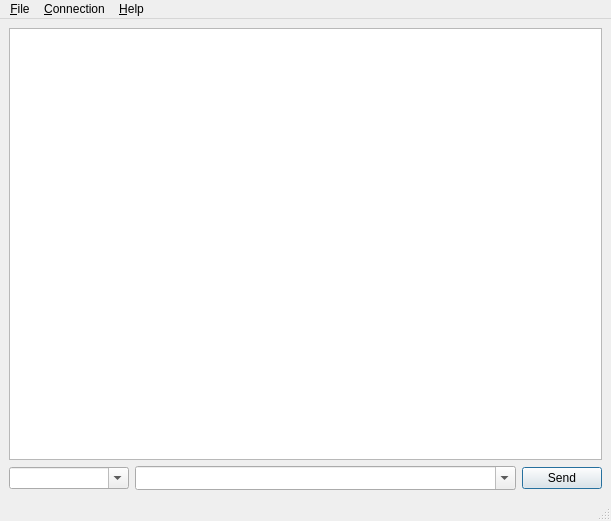
<?xml version="1.0" encoding="UTF-8"?>
<ui version="4.0">
 <class>DcpTermWin</class>
 <widget class="QMainWindow" name="DcpTermWin">
  <property name="geometry">
   <rect>
    <x>0</x>
    <y>0</y>
    <width>611</width>
    <height>521</height>
   </rect>
  </property>
  <property name="windowTitle">
   <string>DCP Terminal</string>
  </property>
  <widget class="QWidget" name="centralwidget">
   <layout class="QVBoxLayout" name="verticalLayout">
    <item>
     <widget class="QPlainTextEdit" name="textOutput">
      <property name="font">
       <font>
        <family>Monospace</family>
       </font>
      </property>
      <property name="contextMenuPolicy">
       <enum>Qt::CustomContextMenu</enum>
      </property>
      <property name="undoRedoEnabled">
       <bool>false</bool>
      </property>
      <property name="readOnly">
       <bool>true</bool>
      </property>
     </widget>
    </item>
    <item>
     <layout class="QHBoxLayout" name="horizontalLayout">
      <item>
       <widget class="QComboBox" name="comboDevice">
        <property name="minimumSize">
         <size>
          <width>120</width>
          <height>0</height>
         </size>
        </property>
        <property name="contextMenuPolicy">
         <enum>Qt::CustomContextMenu</enum>
        </property>
        <property name="editable">
         <bool>true</bool>
        </property>
        <property name="maxCount">
         <number>100</number>
        </property>
        <property name="insertPolicy">
         <enum>QComboBox::InsertAlphabetically</enum>
        </property>
       </widget>
      </item>
      <item>
       <widget class="QComboBox" name="comboMessage">
        <property name="sizePolicy">
         <sizepolicy hsizetype="MinimumExpanding" vsizetype="Preferred">
          <horstretch>0</horstretch>
          <verstretch>0</verstretch>
         </sizepolicy>
        </property>
        <property name="contextMenuPolicy">
         <enum>Qt::CustomContextMenu</enum>
        </property>
        <property name="editable">
         <bool>true</bool>
        </property>
        <property name="maxCount">
         <number>1000</number>
        </property>
        <property name="sizeAdjustPolicy">
         <enum>QComboBox::AdjustToMinimumContentsLengthWithIcon</enum>
        </property>
        <property name="duplicatesEnabled">
         <bool>true</bool>
        </property>
       </widget>
      </item>
      <item>
       <widget class="QPushButton" name="buttonSend">
        <property name="text">
         <string>Send</string>
        </property>
        <property name="autoDefault">
         <bool>true</bool>
        </property>
        <property name="default">
         <bool>true</bool>
        </property>
       </widget>
      </item>
     </layout>
    </item>
   </layout>
  </widget>
  <widget class="QMenuBar" name="menubar">
   <property name="geometry">
    <rect>
     <x>0</x>
     <y>0</y>
     <width>611</width>
     <height>21</height>
    </rect>
   </property>
   <widget class="QMenu" name="menuFile">
    <property name="title">
     <string>&amp;File</string>
    </property>
    <addaction name="actionExit"/>
   </widget>
   <widget class="QMenu" name="menuHelp">
    <property name="title">
     <string>&amp;Help</string>
    </property>
    <addaction name="actionAbout"/>
   </widget>
   <widget class="QMenu" name="menuConnection">
    <property name="title">
     <string>&amp;Connection</string>
    </property>
    <addaction name="actionConnect"/>
    <addaction name="actionAutoReconnect"/>
    <addaction name="actionSettings"/>
   </widget>
   <addaction name="menuFile"/>
   <addaction name="menuConnection"/>
   <addaction name="menuHelp"/>
  </widget>
  <widget class="QStatusBar" name="statusbar"/>
  <action name="actionConnect">
   <property name="checkable">
    <bool>true</bool>
   </property>
   <property name="text">
    <string>&amp;Connect</string>
   </property>
   <property name="toolTip">
    <string>Connect to DCP server</string>
   </property>
   <property name="shortcut">
    <string>Ctrl+O</string>
   </property>
  </action>
  <action name="actionExit">
   <property name="text">
    <string>E&amp;xit</string>
   </property>
   <property name="toolTip">
    <string>Quit the program</string>
   </property>
   <property name="shortcut">
    <string>Ctrl+Q</string>
   </property>
  </action>
  <action name="actionAbout">
   <property name="text">
    <string>&amp;About...</string>
   </property>
  </action>
  <action name="actionAutoReconnect">
   <property name="checkable">
    <bool>true</bool>
   </property>
   <property name="checked">
    <bool>true</bool>
   </property>
   <property name="text">
    <string>Auto &amp;Reconnect</string>
   </property>
   <property name="toolTip">
    <string>Reconnect automatically</string>
   </property>
  </action>
  <action name="actionVerboseOutput">
   <property name="checkable">
    <bool>true</bool>
   </property>
   <property name="text">
    <string>Verbose Output</string>
   </property>
   <property name="toolTip">
    <string>Verbose output</string>
   </property>
  </action>
  <action name="actionClearOutput">
   <property name="text">
    <string>Clear Output</string>
   </property>
   <property name="toolTip">
    <string>Clear output text</string>
   </property>
  </action>
  <action name="actionClearDeviceList">
   <property name="text">
    <string>Clear Device List</string>
   </property>
   <property name="toolTip">
    <string>Clear the device list</string>
   </property>
  </action>
  <action name="actionClearMessageHistory">
   <property name="text">
    <string>Clear Message History</string>
   </property>
   <property name="toolTip">
    <string>Clear the entered messages</string>
   </property>
  </action>
  <action name="actionSettings">
   <property name="text">
    <string>&amp;Settings</string>
   </property>
  </action>
 </widget>
 <tabstops>
  <tabstop>comboMessage</tabstop>
  <tabstop>buttonSend</tabstop>
  <tabstop>textOutput</tabstop>
  <tabstop>comboDevice</tabstop>
 </tabstops>
 <resources/>
 <connections>
  <connection>
   <sender>actionExit</sender>
   <signal>triggered()</signal>
   <receiver>DcpTermWin</receiver>
   <slot>close()</slot>
   <hints>
    <hint type="sourcelabel">
     <x>-1</x>
     <y>-1</y>
    </hint>
    <hint type="destinationlabel">
     <x>305</x>
     <y>260</y>
    </hint>
   </hints>
  </connection>
  <connection>
   <sender>actionClearOutput</sender>
   <signal>triggered()</signal>
   <receiver>textOutput</receiver>
   <slot>clear()</slot>
   <hints>
    <hint type="sourcelabel">
     <x>-1</x>
     <y>-1</y>
    </hint>
    <hint type="destinationlabel">
     <x>305</x>
     <y>245</y>
    </hint>
   </hints>
  </connection>
  <connection>
   <sender>actionClearDeviceList</sender>
   <signal>triggered()</signal>
   <receiver>comboDevice</receiver>
   <slot>clear()</slot>
   <hints>
    <hint type="sourcelabel">
     <x>-1</x>
     <y>-1</y>
    </hint>
    <hint type="destinationlabel">
     <x>64</x>
     <y>483</y>
    </hint>
   </hints>
  </connection>
  <connection>
   <sender>actionClearMessageHistory</sender>
   <signal>triggered()</signal>
   <receiver>comboMessage</receiver>
   <slot>clear()</slot>
   <hints>
    <hint type="sourcelabel">
     <x>-1</x>
     <y>-1</y>
    </hint>
    <hint type="destinationlabel">
     <x>335</x>
     <y>483</y>
    </hint>
   </hints>
  </connection>
 </connections>
</ui>
